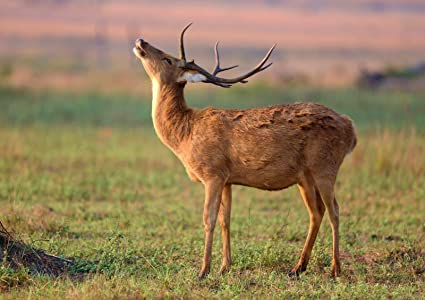
#> input picture 1_src/1_CV/pictures/positive/deer1.jpg, 425 x 300 px, found by its file name
$ jupyter execute CV_test.ipynb
#> lines starting #> are read from the running program, lines starting #| are printed output that depends on the picture
[cell 1]
## Imports
import numpy as np
import matplotlib.pyplot as plt
import pandas as pd
import cv2 as cv

[cell 2]
#
positive_fig = "picture\positive"
negative_fig = "picture\negative"

print(positive_fig+"\deer1.jpg")


im = cv.imread(positive_fig+"/deer1.jpg")
#> im is the input picture: shape (300, 425, 3); mean B, G, R 89.9, 126.8, 149.3
im = im[:, :, ::-1]
im = im.astype(float).mean(2) / 255
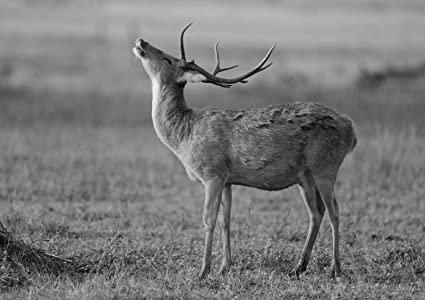
#> im: shape (300, 425) float64; min 0.00261, max 0.969, mean 0.478

plt.figure()
plt.imshow(im, cmap='gray')
